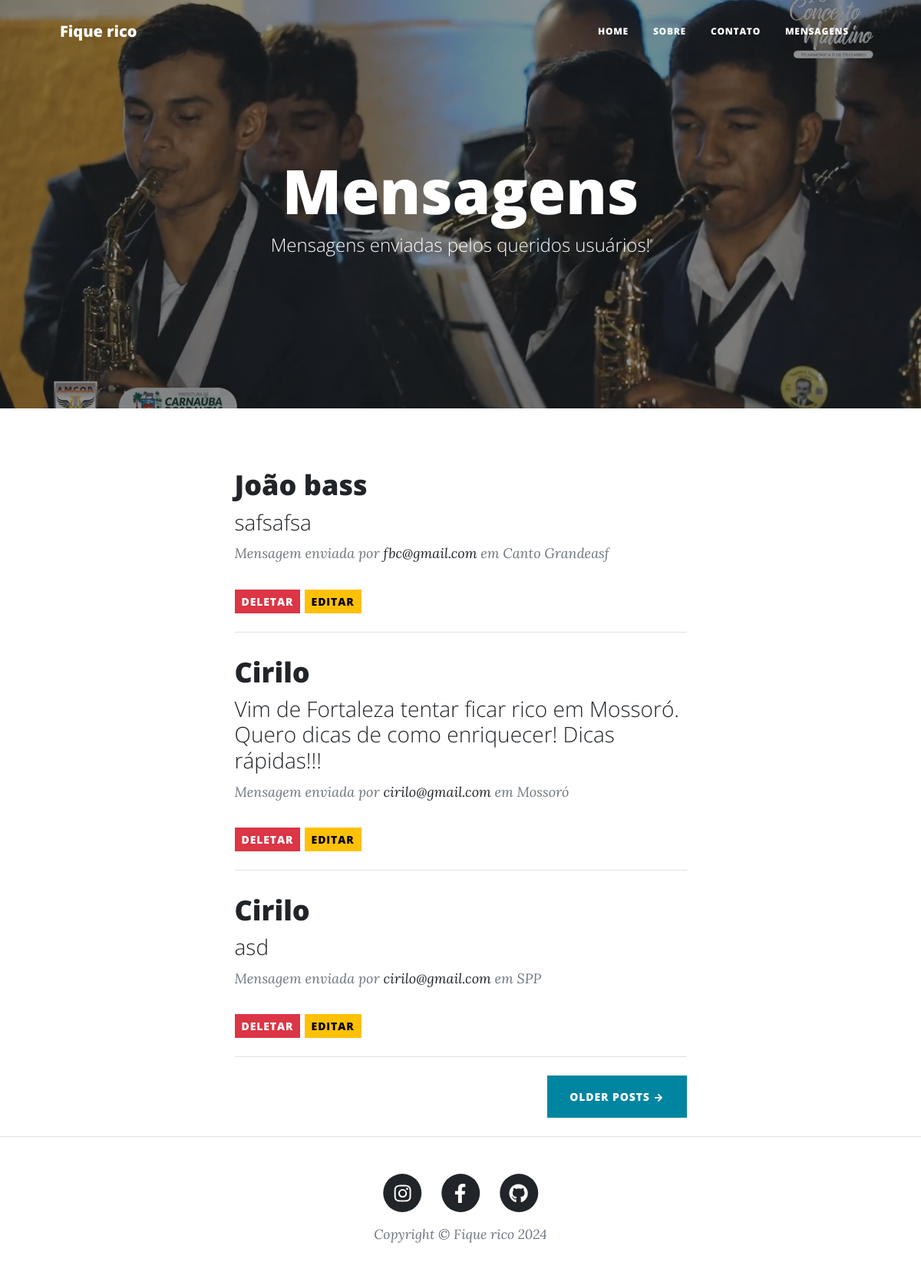
Page /mensagem/ on the committed database.
### blog/models.py (models this page shows, shortened)
class Blog(models.Model):
    nome = models.CharField(max_length=100)
    subnome = models.CharField(max_length=100, blank=True)
    descricao = models.TextField(max_length=2000)
    capa = models.ImageField()
    instagram = models.URLField()
    facebook = models.URLField()
    github = models.URLField()
    autores = models.ManyToManyField(User)

class Mensagem(models.Model):
    nome = models.CharField(max_length=100)
    email = models.EmailField()
    telefone = models.CharField(max_length=12)
    cidade = models.CharField(max_length=100, blank=True)
    mensagem = models.TextField(max_length=1000)
    lida = models.BooleanField(default=False)

### blog/views.py (the view)
# urls.py: path('mensagem/', views.mensagem, name='mensagem'),
def mensagem(request):
    context = {
        "mensagem" : Mensagem.objects.all(),
        "blog" : Blog.objects.first(),
    }
    return render(request, "mensagem.html", context)

### blog/templates/mensagem.html
{% extends "base.html" %}
{% load static %}
{% block header %}
<header class="masthead" style="background-image: url({{ blog.capa.url }})">
    <div class="container position-relative px-4 px-lg-5">
        <div class="row gx-4 gx-lg-5 justify-content-center">
            <div class="col-md-10 col-lg-8 col-xl-7">
                <div class="page-heading">
                    <h1>Mensagens</h1>
                    <span class="subheading">Mensagens enviadas pelos queridos usuários!</span>
                </div>
            </div>
        </div>
    </div>
</header>
{% endblock header %}
{% block content %}
<div class="container px-4 px-lg-5">
    <div class="row gx-4 gx-lg-5 justify-content-center">
        <div class="col-md-10 col-lg-8 col-xl-7">
            {% for mensagem in mensagem %}
                <div class="post-preview">
                    <a href=" {% url 'index' %} ">
                        <h2 class="post-title">{{ mensagem.nome }}</h2>
                        <h3 class="post-subtitle">{{ mensagem.mensagem }}</h3>
                    </a>
                    <p class="post-meta">
                        Mensagem enviada por
                        <a href="#!">{{ mensagem.email }}</a>
                        {% if mensagem.cidade %}
                        em {{ mensagem.cidade }}
                        {% endif %}
                    </p>
                    <a href=" {% url 'deletar_mensagem' mensagem.id %} ">
                    <button type="button" class="btn btn-danger btn-sm">DELETAR</button>
                    </a>
                    <a href=" {% url 'editar_mensagem' mensagem.id %} ">
                    <button type="button" class="btn btn-warning btn-sm">EDITAR</button>
                    </a>
                </div>
            <hr class="my-4" />
            {% endfor %}
            <div class="d-flex justify-content-end mb-4"><a class="btn btn-primary text-uppercase" href="#!">Older Posts →</a></div>
        </div>
    </div>
</div>
{% endblock content %}

### blog/templates/base.html (shortened to what this page needs)
{% load static %}
<!DOCTYPE html>
<html lang="pt-br">
    <head>
        <link href="{% static 'css/styles.css' %}" rel="stylesheet" />
    </head>
    <body>
        <nav class="navbar navbar-expand-lg navbar-light" id="mainNav">
            <div class="container px-4 px-lg-5">
                <a class="navbar-brand" href=" {% url 'index' %}">{{ blog.nome }}</a>
                <div class="collapse navbar-collapse" id="navbarResponsive">
                    <ul class="navbar-nav ms-auto py-4 py-lg-0">
                        <li class="nav-item"><a class="nav-link px-lg-3 py-3 py-lg-4" href="{% url 'index' %}">Home</a></li>
                        <li class="nav-item"><a class="nav-link px-lg-3 py-3 py-lg-4" href=" {% url 'sobre' %}">Sobre</a></li>
                        <li class="nav-item"><a class="nav-link px-lg-3 py-3 py-lg-4" href=" {% url 'contato' %}">Contato</a></li>
                        <li class="nav-item"><a class="nav-link px-lg-3 py-3 py-lg-4" href=" {% url 'mensagem' %}">Mensagens</a></li>
                    </ul>
                </div>
            </div>
        </nav>
        {% block header %}{% endblock header %}
        {% block content %}
        {% endblock content %}
        <footer class="border-top">
            <div class="container px-4 px-lg-5">
                <div class="row gx-4 gx-lg-5 justify-content-center">
                    <div class="col-md-10 col-lg-8 col-xl-7">
                        <ul class="list-inline text-center">
                            <li class="list-inline-item">
                                <a href="{{ blog.instagram }}">
                                    <span class="fa-stack fa-lg">
                                        <i class="fas fa-circle fa-stack-2x"></i>
                                        <i class="fab fa-instagram fa-stack-1x fa-inverse"></i>
                                    </span>
                                </a>
                            </li>
                            <li class="list-inline-item">
                                <a href="{{ blog.facebook }}">
                                    <span class="fa-stack fa-lg">
                                        <i class="fas fa-circle fa-stack-2x"></i>
                                        <i class="fab fa-facebook-f fa-stack-1x fa-inverse"></i>
                                    </span>
                                </a>
                            </li>
                            <li class="list-inline-item">
                                <a href="{{ blog.github }}">
                                    <span class="fa-stack fa-lg">
                                        <i class="fas fa-circle fa-stack-2x"></i>
                                        <i class="fab fa-github fa-stack-1x fa-inverse"></i>
                                    </span>
                                </a>
                            </li>
                        </ul>
                        <div class="small text-center text-muted fst-italic">Copyright &copy; {{ blog.nome }} {% now 'Y' %}</div>
                    </div>
                </div>
            </div>
        </footer>
    </body>
</html>

### rows in the picture
Blog: nome "Fique rico", capa (picture)
Mensagem: nome "João bass", mensagem "safsafsa", email "fbc@gmail.com", cidade "Canto Grandeasf"
Mensagem: nome "Cirilo", mensagem "Vim de Fortaleza tentar ficar rico em Mossoró. Quero dicas de como enriquecer! Dicas rápidas!!!", email "cirilo@gmail.com", cidade "Mossoró"
Mensagem: nome "Cirilo", mensagem "asd", email "cirilo@gmail.com", cidade "SPP"
